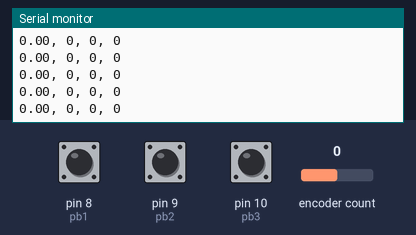
Recording of a sketch running on a simulated Arduino Uno, built with avr-gcc and run on an emulated ATmega328P. Parts: the last lines printed to the serial monitor. The inputs (shaded band) are chosen by the test bench; at power-on: encoder count 0, pin 8 (pb1) HIGH, pin 9 (pb2) HIGH, pin 10 (pb3) HIGH.

Above: at 1.2 s.
1.3 s: encoder count set to 1
At 1.31 s:
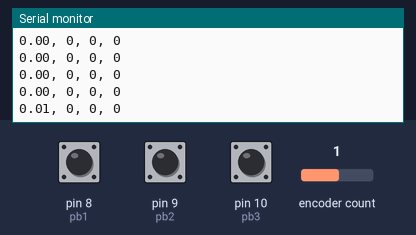
2.8 s: pin 8 (pb1) pulled LOW for 0.15 s
At 2.81 s:
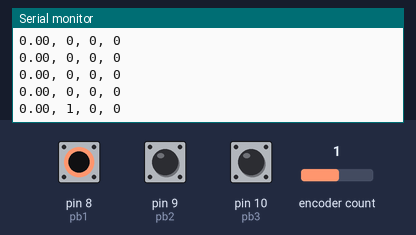
4.4 s: pin 9 (pb2) pulled LOW for 0.15 s
At 4.41 s:
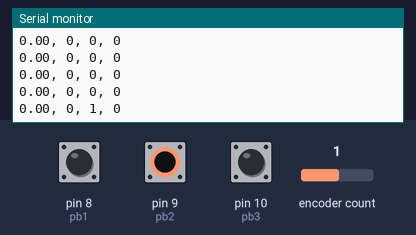
6.0 s: pin 10 (pb3) pulled LOW for 0.15 s
At 6.01 s:
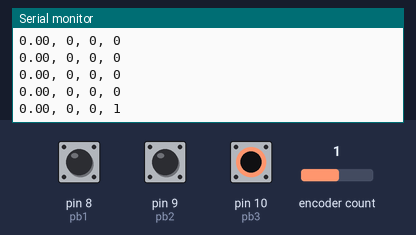
7.6 s: encoder count set to 0
At 7.61 s:
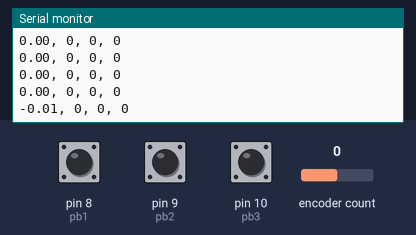
Timing chart, 0 to 10.1 s (numbered marks = the images above; inputs shaded):
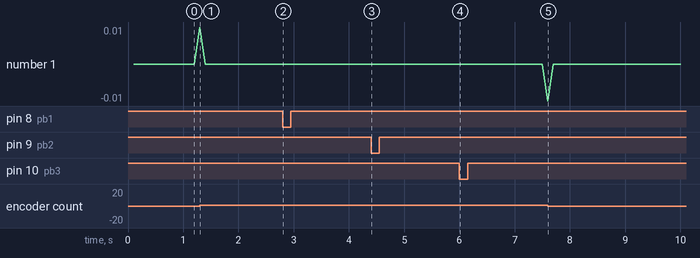

The sketch:

treadmil2.ino
```cpp
#include <RotaryEncoder.h>

#define pb1 8
#define pb2 9
#define pb3 10

RotaryEncoder enc(2, 4, RotaryEncoder::LatchMode::TWO03);

unsigned long lastCheck = 0;
long lastEnc = 0;

const int PPR = 2000; //Pulse per rotation
const float wheelDiameter = 0.06; //diameter roda
const float pi = 3.1416;
const float wheelCircum = pi * wheelDiameter; //

void setup() {
  // put your setup code here, to run once:
  pinMode(pb1, INPUT_PULLUP);
  pinMode(pb2, INPUT_PULLUP);
  pinMode(pb3, INPUT_PULLUP);
  Serial.begin(9600);
}

void loop() {
  // put your main code here, to run repeatedly:
  enc.tick();
  unsigned long now = millis();
  int statePB1 = !digitalRead(pb1);
  int statePB2 = !digitalRead(pb2);
  int statePB3 = !digitalRead(pb3);

  // Hitung setiap 100 ms
  if (now - lastCheck >= 100) {
    long currentEnc = enc.getPosition();
    long delta = currentEnc - lastEnc;

    // km/jam
    float deltaRev = delta / (float)PPR;                   // perubahan putaran
    float distanceMeter = deltaRev * wheelCircum;          // jarak dalam meter
    float speedMps = distanceMeter / 0.1;                   // 0.1 = 100ms interval
    float speedKmph = speedMps * 3.6;                       // konversi ke km/h

    // if(speedKmph < 0){
    //   speedKmph = 0;
    // }

    // //RPM
    // float rpm = (delta / (float)PPR) * (600.0);  // 600 = 60 detik / 0.1 detik

    // if(rpm < 0){
    //   rpm = 0;
    // }

    Serial.print(speedKmph);     //Km/jam
    // Serial.print((int)rpm);      //RPM
    Serial.print(", ");
    Serial.print(statePB1);
    Serial.print(", ");
    Serial.print(statePB2);
    Serial.print(", ");
    Serial.print(statePB3);
    Serial.println(" ");
    lastEnc =  currentEnc;
    lastCheck = now;
  }

  // if(encPos != lastPos){
  //   Serial.println(encPos);
  //   lastPos = encPos;
  // }
  // delay(10);
}

// void updateEnc(){
//   int stateA = digitalRead(encoderPinA);
//   int stateB = digitalRead(encoderPinB);

//   if(stateA == stateB){
//     encPos++;
//   }
//   else{
//     encPos--;
//   }
// }
```

Measured:
- after the input at 1.3 s, the serial monitor: prints a new line at once (image 1)
- after the input at 2.8 s, the serial monitor: prints a new line at once (image 2)
- after the input at 4.4 s, the serial monitor: prints a new line at once (image 3)
- after the input at 6.0 s, the serial monitor: prints a new line at once (image 4)
- after the input at 7.6 s, the serial monitor: prints a new line at once (image 5)
